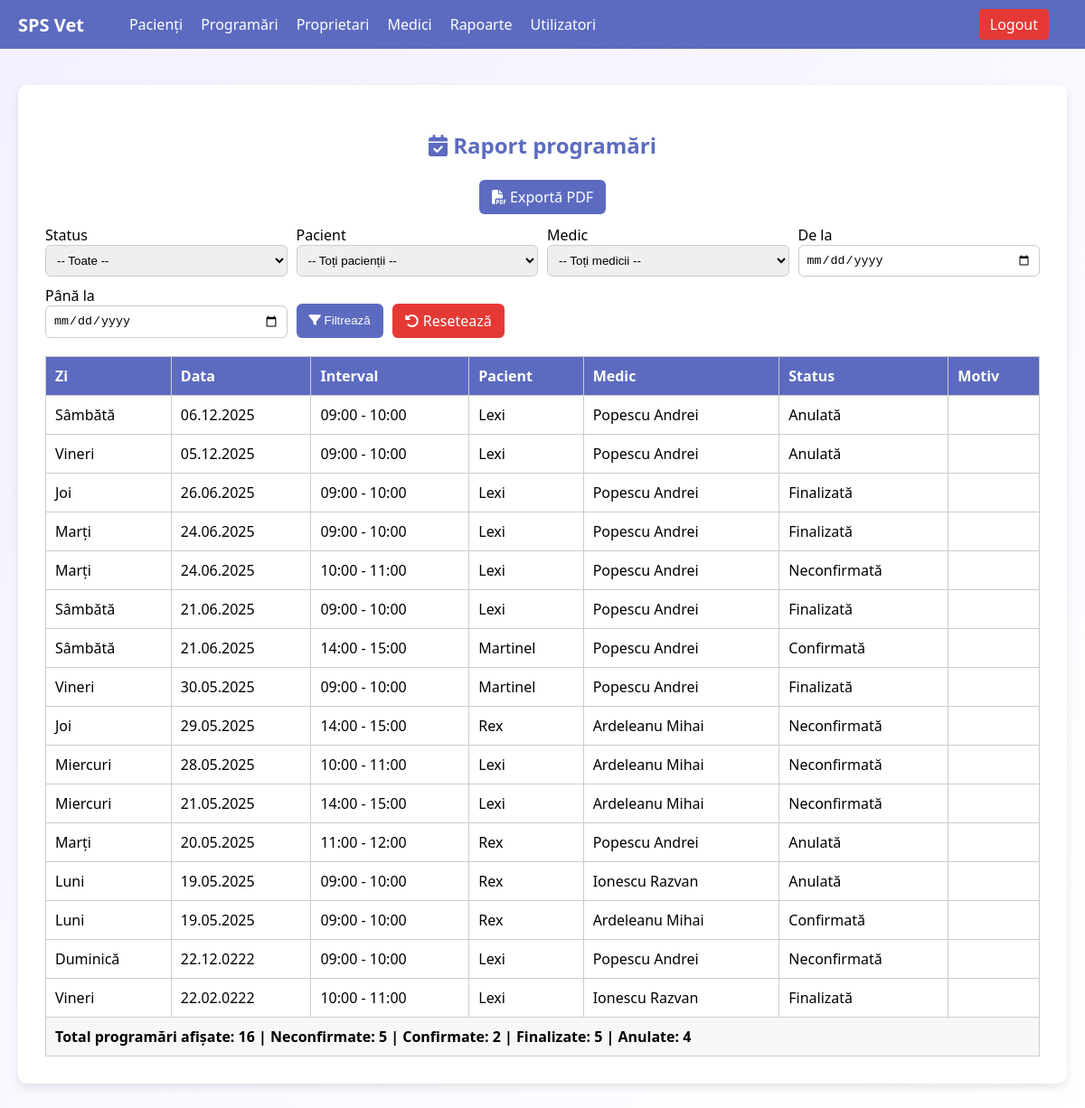
The page /proiectphp/raport_programari.php (signed in) on the database its author committed.
### tables this page shows
CREATE TABLE `programari` (
  `id` int(11) NOT NULL,
  `pacient_id` int(11) NOT NULL,
  `medic_id` int(11) NOT NULL,
  `data` date NOT NULL,
  `interval_orar` varchar(50) NOT NULL,
  `status` enum('neconfirmată','confirmată','anulată','finalizată') DEFAULT 'neconfirmată',
  `motiv` varchar(255) DEFAULT NULL
);

CREATE TABLE `pacienti` (
  `id` int(11) NOT NULL,
  `numar_fisa` varchar(50) DEFAULT NULL,
  `data_inregistrare` date DEFAULT NULL,
  `nume` varchar(100) DEFAULT NULL,
  `specie` varchar(50) DEFAULT NULL,
  `rasa` varchar(50) DEFAULT NULL,
  `sex` enum('M','F') DEFAULT NULL,
  `greutate` float DEFAULT NULL,
  `culoare` varchar(50) DEFAULT NULL,
  `varsta` int(11) DEFAULT NULL,
  `microcip` varchar(50) DEFAULT NULL,
  `boli_cronice` text DEFAULT NULL,
  `proprietar_id` int(11) DEFAULT NULL
);

CREATE TABLE `medici` (
  `id` int(11) NOT NULL,
  `nume` varchar(50) NOT NULL,
  `prenume` varchar(50) NOT NULL,
  `telefon` varchar(20) DEFAULT NULL,
  `email` varchar(100) DEFAULT NULL
);

### proiectphp/raport_programari.php (the view, shortened to what this page needs)
<?php
include("header.php");
function zi_romana($data) {
  $zile = ['Duminică','Luni','Marți','Miercuri','Joi','Vineri','Sâmbătă'];
  return $zile[date('w', strtotime($data))];
}
$where = "WHERE 1=1";
$query = "
  SELECT p.*, pa.nume AS pacient_nume, m.nume AS medic_nume, m.prenume AS medic_prenume
  FROM programari p
  JOIN pacienti pa ON p.pacient_id = pa.id
  JOIN medici m ON p.medic_id = m.id
  $where
  ORDER BY p.data DESC
";
$rezultat = mysqli_query($con, $query);
?>
<!DOCTYPE html>
<html lang="ro">
<head>
  <link rel="stylesheet" href="https://cdnjs.cloudflare.com/ajax/libs/font-awesome/6.5.0/css/all.min.css">
</head>
<body>
<div class="container">
  <h2><i class="fas fa-calendar-check"></i> Raport programări</h2>
  <div style="text-align: center; margin-bottom: 20px;">
    <a href="export_raport_programari.php?<?= http_build_query($_GET) ?>"
       class="btn"
       style="background:#5c6bc0; color:white; padding:8px 14px; border-radius:6px; text-decoration:none;"
       target="_blank">
        <i class="fas fa-file-pdf"></i> Exportă PDF
    </a>
</div>
  <form method="GET">
    <div>
      <label>Status</label>
      <select name="status">
        <option value="">-- Toate --</option>
      </select>
    </div>
    <div>
      <label>Pacient</label>
      <select name="pacient">
        <option value="">-- Toți pacienții --</option>
      </select>
    </div>
    <div>
      <label>Medic</label>
      <select name="medic">
        <option value="">-- Toți medicii --</option>
      </select>
    </div>
    <div>
      <label>De la</label>
      <input type="date" name="de_la" value="<?= htmlspecialchars($_GET['de_la'] ?? '') ?>">
    </div>
    <div>
      <label>Până la</label>
      <input type="date" name="pana_la" value="<?= htmlspecialchars($_GET['pana_la'] ?? '') ?>">
    </div>
    <div style="grid-column: span 2; display: flex; gap: 10px;">
      <button type="submit" class="btn"><i class="fas fa-filter"></i> Filtrează</button>
      <a href="raport_programari.php" class="btn btn-danger"><i class="fas fa-rotate-left"></i> Resetează</a>
    </div>
  </form>
  <table>
    <thead>
      <tr>
        <th>Zi</th>
        <th>Data</th>
        <th>Interval</th>
        <th>Pacient</th>
        <th>Medic</th>
        <th>Status</th>
        <th>Motiv</th>
      </tr>
    </thead>
    <tbody>
      <?php
        $total = 0;
        $statistici = ['neconfirmată' => 0, 'confirmată' => 0, 'finalizată' => 0, 'anulată' => 0];
        while ($p = mysqli_fetch_assoc($rezultat)):
          $total++;
          $statut = strtolower($p['status']);
          if (isset($statistici[$statut])) {
              $statistici[$statut]++;
          }
      ?>
      <tr>
        <td><?= zi_romana($p['data']) ?></td>
        <td><?= date("d.m.Y", strtotime($p['data'])) ?></td>
        <td><?= htmlspecialchars($p['interval_orar']) ?></td>
        <td><?= htmlspecialchars($p['pacient_nume']) ?></td>
        <td><?= htmlspecialchars($p['medic_nume'] . ' ' . $p['medic_prenume']) ?></td>
        <td><?= ucfirst($p['status']) ?></td>
        <td><?= htmlspecialchars($p['motiv']) ?></td>
      </tr>
      <?php endwhile; ?>
    </tbody>
    <tfoot>
      <tr>
        <td colspan="7">
          Total programări afișate: <?= $total ?> |
          Neconfirmate: <?= $statistici['neconfirmată'] ?> |
          Confirmate: <?= $statistici['confirmată'] ?> |
          Finalizate: <?= $statistici['finalizată'] ?> |
          Anulate: <?= $statistici['anulată'] ?>
        </td>
      </tr>
    </tfoot>
  </table>
</div>
</body>
</html>

### proiectphp/raport_programari.php (style rules this page uses)
body { font-family: 'Segoe UI', sans-serif; background: linear-gradient(to bottom right, #f4f0ff, #ffffff); margin: 0; padding: 0; }
.container { max-width: 1100px; margin: 40px auto; background: white; padding: 30px; border-radius: 10px; box-shadow: 0 4px 10px rgba(0,0,0,0.1); }
h2 { text-align: center; color: #5c6bc0; margin-bottom: 30px; }
form { display: grid; grid-template-columns: repeat(4, 1fr); gap: 10px; align-items: end; margin-bottom: 20px; }
input[type="text"], input[type="date"], select { padding: 8px; border-radius: 6px; border: 1px solid #ccc; width: 100%; }
.btn { padding: 8px 14px; background: #5c6bc0; color: white; border: none; border-radius: 6px; cursor: pointer; text-decoration: none; }
.btn-danger { background: #e53935; }
table { width: 100%; border-collapse: collapse; }
th, td { padding: 10px; border: 1px solid #ccc; text-align: left; }
th { background: #5c6bc0; color: white;; }
tfoot td { font-weight: bold; background: #f7f7f7; }

### rows shown on the page
programari: data "Sâmbătă", data "06.12.2025", interval_orar "09:00 - 10:00", pacient.nume "Lexi", medic.prenume "Popescu Andrei", status "Anulată"
programari: data "Vineri", data "05.12.2025", interval_orar "09:00 - 10:00", pacient.nume "Lexi", medic.prenume "Popescu Andrei", status "Anulată"
programari: data "Joi", data "26.06.2025", interval_orar "09:00 - 10:00", pacient.nume "Lexi", medic.prenume "Popescu Andrei", status "Finalizată"
programari: data "Marți", data "24.06.2025", interval_orar "09:00 - 10:00", pacient.nume "Lexi", medic.prenume "Popescu Andrei", status "Finalizată"
programari: data "Marți", data "24.06.2025", interval_orar "10:00 - 11:00", pacient.nume "Lexi", medic.prenume "Popescu Andrei", status "Neconfirmată"
programari: data "Sâmbătă", data "21.06.2025", interval_orar "09:00 - 10:00", pacient.nume "Lexi", medic.prenume "Popescu Andrei", status "Finalizată"
programari: data "Sâmbătă", data "21.06.2025", interval_orar "14:00 - 15:00", pacient.nume "Martinel", medic.prenume "Popescu Andrei", status "Confirmată"
programari: data "Vineri", data "30.05.2025", interval_orar "09:00 - 10:00", pacient.nume "Martinel", medic.prenume "Popescu Andrei", status "Finalizată"
programari: data "Joi", data "29.05.2025", interval_orar "14:00 - 15:00", pacient.nume "Rex", medic.prenume "Ardeleanu Mihai", status "Neconfirmată"
programari: data "Miercuri", data "28.05.2025", interval_orar "10:00 - 11:00", pacient.nume "Lexi", medic.prenume "Ardeleanu Mihai", status "Neconfirmată"
programari: data "Miercuri", data "21.05.2025", interval_orar "14:00 - 15:00", pacient.nume "Lexi", medic.prenume "Ardeleanu Mihai", status "Neconfirmată"
programari: data "Marți", data "20.05.2025", interval_orar "11:00 - 12:00", pacient.nume "Rex", medic.prenume "Popescu Andrei", status "Anulată"
programari: data "Luni", data "19.05.2025", interval_orar "09:00 - 10:00", pacient.nume "Rex", medic.prenume "Ionescu Razvan", status "Anulată"
programari: data "Luni", data "19.05.2025", interval_orar "09:00 - 10:00", pacient.nume "Rex", medic.prenume "Ardeleanu Mihai", status "Confirmată", id "5", medic "2"
programari: data "Duminică", data "22.12.0222", interval_orar "09:00 - 10:00", pacient.nume "Lexi", medic.prenume "Popescu Andrei", status "Neconfirmată"
programari: data "Vineri", data "22.02.0222", interval_orar "10:00 - 11:00", pacient.nume "Lexi", medic.prenume "Ionescu Razvan", status "Finalizată"

### other values the page prints
$total "16"
$statistici['anulată'] "4"
